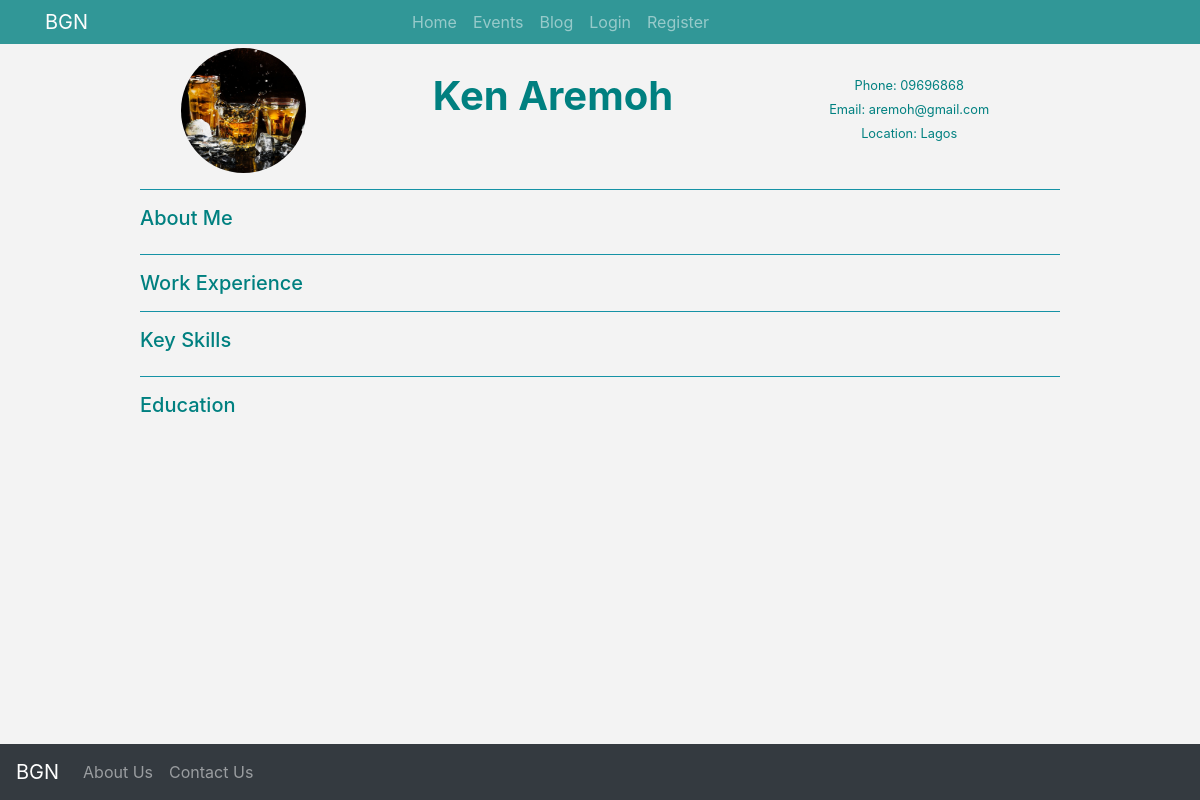
The page /accounts/profile/7 on the database as committed earlier.
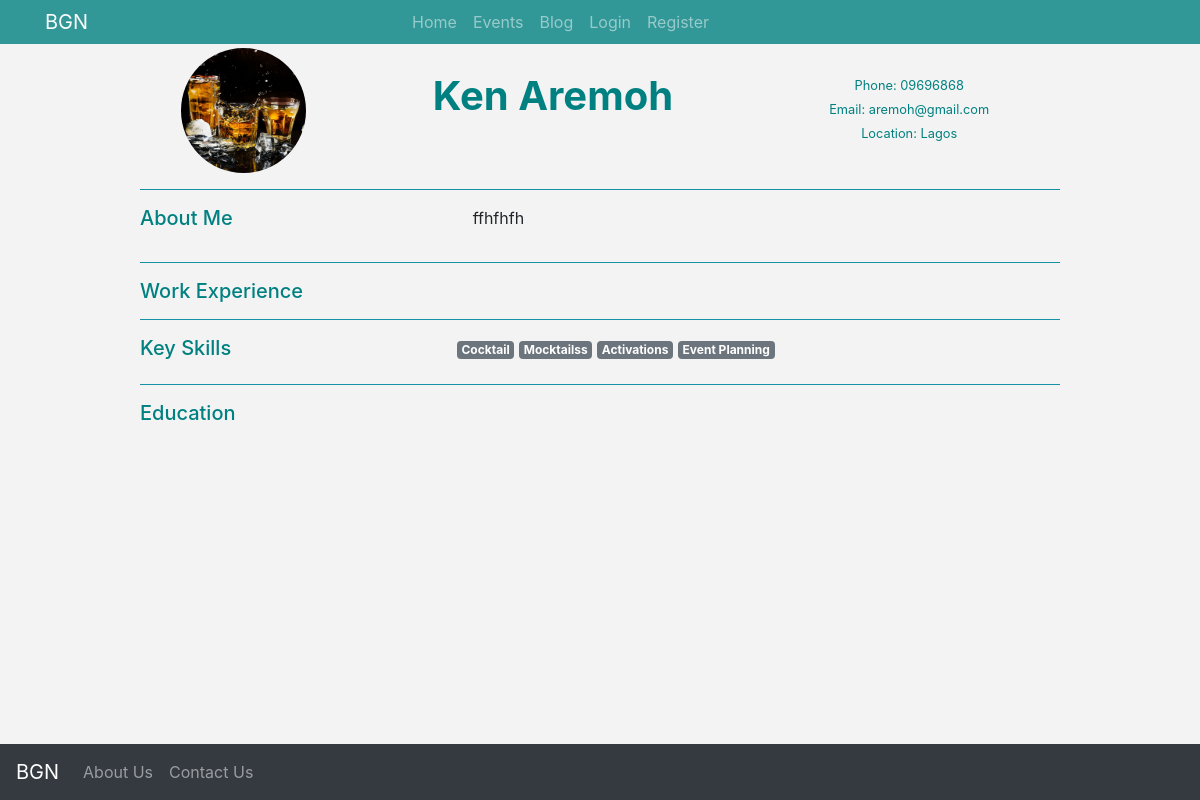
The same page on the database as committed later.
### accounts/models.py (models this page shows, shortened)
class User(AbstractUser):
    phone = models.CharField(max_length=35, unique=True)
    skills = models.CharField(max_length=1050)
    about_me = models.TextField()
    location = models.CharField(max_length=35, choices=STATE_CHOICES)
    profile_image = models.ImageField(upload_to='photos/%Y/%m/%d/', blank=True)
    is_approved = models.BooleanField(default=False)
    confirm_application = models.BooleanField(default=False)
    def skills_as_list(self):
        return self.skills.split(',')

### accounts/views.py (the view)
# urls.py: path('profile/<int:id>', views.profile, name='profile'),
def profile(request, id):
    user = get_object_or_404(User, pk=id)
    educations = Education.objects.all().filter(user=user)
    experiences = Experience.objects.all().filter(user=user)
    context = {
        'user': user,
        'educations': educations,
        'experiences': experiences
    }
    return render(request, 'accounts/profile.html', context)

### templates/accounts/profile.html (shortened to what this page needs)
{% extends "base.html" %}
{% load static %}
{% load crispy_forms_tags %}
{% block content %}
<section class="container mt-5">
	<div class="row justify-content-center">
		<div class="col-10">
			<div class="row justify-content-center ">
				<div class="col-sm-12 col-md-12 col-lg-3">
					{% if user.profile_image %}
					<img src="{{ user.profile_image.url }}" alt="..." class="rounded-circle mx-auto d-block" style="height:125px; width:125px;">
					{% else %}
					<img src="{% static 'img/cocktail.jpg' %}" alt="..." class="rounded-circle mx-auto d-block" style="height:125px; width:125px;">
					{% endif %}
				</div>
				<div class="col-sm-12 col-md-12 col-lg-5 mt-4 mb-0 pl-0">
					<h1 class="text-center teal-text font-weight-bold">{{ user.first_name|title }} {{ user.last_name|title }}</h1>
				</div>
				<div class="col-sm-12 col-md-12 col-lg-4 mt-4 pl-0">
					<p class="text-center m-0 teal-text"><small>Phone: {{ user.phone }} </small></p>
					<p class="text-center m-0 teal-text"><small>Email: {{ user.email }} </small></p>
					<p class="text-center m-0 teal-text"><small>Location: {{ user.location }} </small></p>
				</div>
			</div>
			<hr class="bg-info ">
		</div>
	</div>
</section>
<section class="container">
	<div class="row justify-content-center">
		<div class="col-10">
			<div class="row justify-content-center">
				<div class="col-4 ">
					<h5 class="teal-text">About Me</h5>
				</div>
				<div class="col-8 m-0">
					<p class="pl-3">{{ user.about_me }}</p>
				</div>
			</div>
			<hr class="bg-info ">
		</div>
	</div>
</section>
<section class="container">
	<div class="row justify-content-center">
		<div class="col-10">
			<div class="row justify-content-center">
				<div class="col-4 ">
					<h5 class="m-0 teal-text">Work Experience</h5>
				</div>
				<div class="col-8">
				</div>
			</div>
			<hr class="bg-info ">
		</div>
	</div>
</section>
<section class="container">
	<div class="row justify-content-center">
		<div class="col-10">
			<div class="row justify-content-center">
				<div class="col-4">
					<h5 class="teal-text">
						Key Skills
					</h5>
				</div>
				<div class="col-8">
					{% for skill in user.skills_as_list %}
            <span class="badge badge-secondary">{{ skill }}</span>
            {% endfor %}
				</div>
			</div>
			<hr class="bg-info ">
		</div>
	</div>
</section>
<section class="container">
	<div class="row justify-content-center">
		<div class="col-10">
			<div class="row justify-content-center">
				<div class="col-4">
					<h5 class="teal-text">Education</h5>
				</div>
				<div class="col-8">
				</div>
			</div>
		</div>
	</div>
</section>
{% endblock %}

Rows that differ between the two databases and show on the page:
changed User "Ken": about_me (not shown) → "ffhfhfh"
Other text that changed with them:
new list line: "Cocktail"
new list line: "Mocktailss"
new list line: "Activations"
new list line: "Event Planning"
